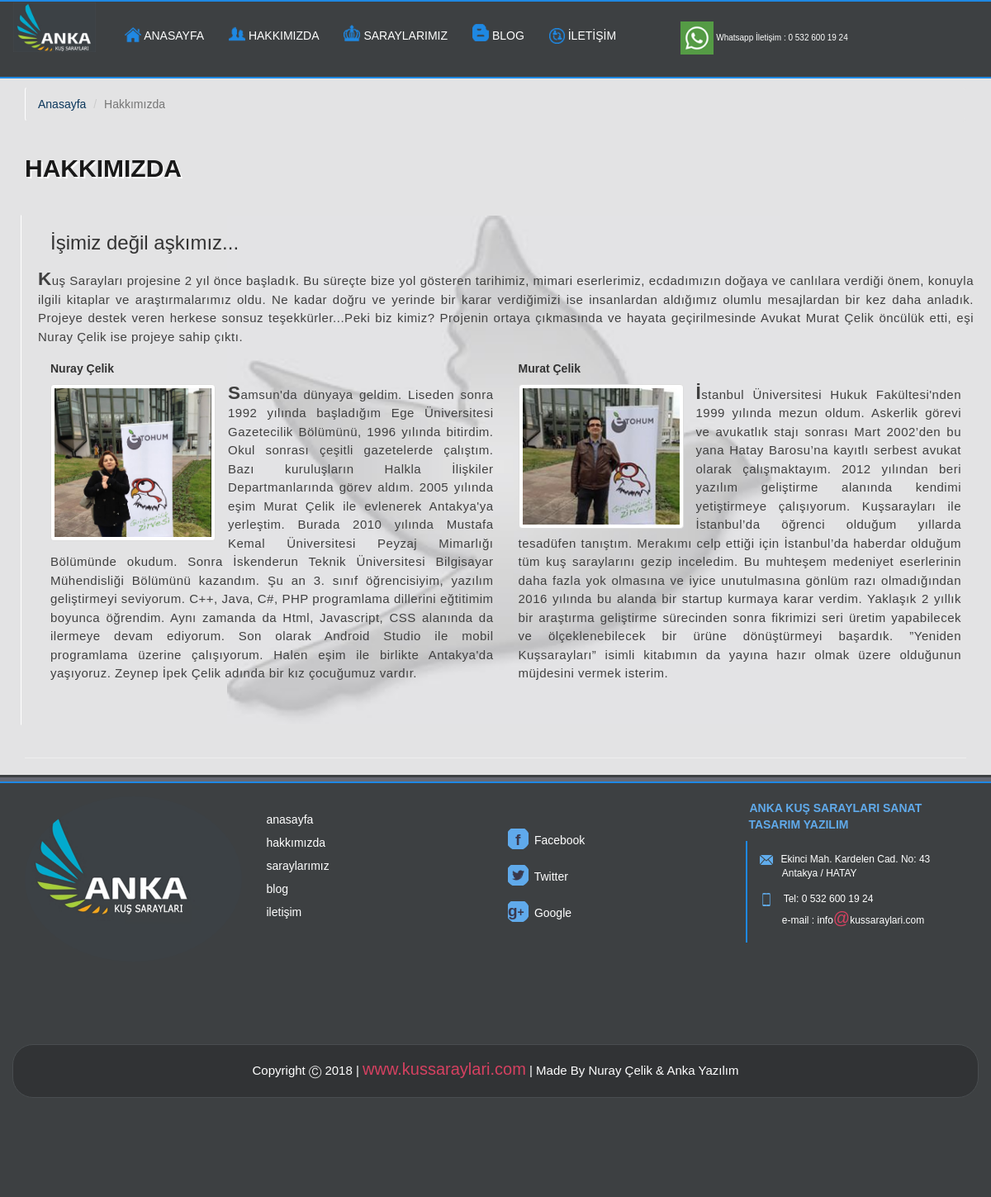
Page /hakkimizda.php on the committed database.
### tables this page shows
CREATE TABLE IF NOT EXISTS `hakkimizda` (
  `hakkimizda_id` int(10) UNSIGNED NOT NULL AUTO_INCREMENT,
  `baslik` varchar(100) NOT NULL,
  `giris` text NOT NULL,
  `ortak1_ad` varchar(100) NOT NULL,
  `ortak1_icerik` text NOT NULL,
  `ortak2_ad` varchar(100) NOT NULL,
  `ortak2_icerik` text NOT NULL,
  PRIMARY KEY (`hakkimizda_id`)
);

CREATE TABLE IF NOT EXISTS `sosyal_medya` (
  `sosyal_id` int(10) UNSIGNED NOT NULL AUTO_INCREMENT,
  `facebook_ad` varchar(100) NOT NULL,
  `google_ad` varchar(100) NOT NULL,
  `twitter` varchar(100) NOT NULL,
  PRIMARY KEY (`sosyal_id`)
);

### hakkimizda.php (the view)
<?php
include 'header.php';
?>
<section class="container max1110px ">
  <ol class="breadcrumb yenibreadcrumb">
    <li><a href="index.php">Anasayfa</a></li>
    <li class="active">Hakkımızda</li>
  </ol>
  <div class="page-header hakkimizda">
    <h2>HAKKIMIZDA</h2>
      <div class="row">
      <?php
      $stmt=$DB_con->prepare("SELECT * from hakkimizda where hakkimizda_id=1 limit 1");
      $stmt->execute();
      while($row=$stmt->fetch())
          {
            if(extract($row))
                  {
                  ?>
        <div class="col-md-12 hakkimdasecimage hakborder">
          <h3 id= "askimiz"><?php echo $row['baslik'];?></h3>
            <p id="giris">
              <?php echo $row['giris'];?>
            </p>
              <div class="col-md-6 hakimage">
                <h5><b><?php echo $row['ortak1_ad'];?></b></h5>
                  <p>
                    <img src="images/nuray.jpg" class="img-thumbnail" alt="Nuray ÇELİK" width="200" height="200">
                  <?php echo $row['ortak1_icerik'];?>
                  </p>
              </div>
            <div class="col-md-6 hakimage">
              <h5><b><?php echo $row['ortak2_ad'];?></b></h5>
                <img src="images/murat.jpg" class="img-thumbnail" alt="Murat ÇELİK" width="200" height="200">
                <p>
                   <?php echo $row['ortak2_icerik'];?>
                </p>
            </div>
        </div>
        <?php
              }
          }
        ?>
      </div>
  </div>
</section>
<?php
include 'footer.php';
?>

### footer.php (shortened to what this page needs)
<div class="altmenucizgi1"></div>
<footer class="footer_bg">
  <div class="altmenucizgi"></div>
 <div class="container max1200px">
  <div class="row">
    <div class="col-md-3 col-sm-3 col-xs-6">
        <img src="images/ankaLogo1.jpeg" class="img-circle footerimg"/>
       </div>
       <div class="col-md-3 col-sm-3 col-xs-6 altblokstil">
          <ul>
            <li><a href="index.php">anasayfa</a></li>
            <li><a href="hakkimizda.php">hakkımızda</a></li>
            <li><a href="saraylarimiz.php">saraylarımız</a></li>
            <li><a href="blog.php">blog</a></li>
            <li><a href="iletisim.php">iletişim</air></li>
          </ul>
       </div>
       <?php
  $stmt=$DB_con->prepare('SELECT * from sosyal_medya where sosyal_id');
  $stmt->execute();
      while($row=$stmt->fetch())
          {
            if(extract($row))
                  {
  ?>
    <div class="col-md-3 col-sm-3 col-xs-6 altblokstil2">
       <div class="altfaceblok">
        <div>
        <span>
          <a href="<?php echo $row['facebook_ad'];?>">
          <svg width="25" height="25">
            <rect x="0" y="0" rx="15" ry="15" width="24" height="24"
          style="fill:#60aaeb;stroke:#60aaeb;stroke-width:5;opacity:1" />
            <text fill="#3a384c" font-size="19" font-weight="bold"; font-family="Sans-serif"
          x="9" y="20">f</text>
          </svg>
            Facebook</a>
        </span>
      </div>
        <br>
        <div>
         <span>
          <a href="<?php echo $row['twitter'];?>">
          <svg width="25" height="25">
            <rect x="0" y="0" rx="15" ry="15" width="24" height="24"
          style="fill:#60aaeb;stroke:#60aaeb;stroke-width:5;opacity:1" />
            <image href="images/twitter1.png" height="25" width="25" x="0" y="0" style="color: #3a384c;">
          </svg>
            Twitter</a>
        </span>
      </div>
        <br>
        <div>
         <span>
          <a href="<?php echo $row['google_ad'];?>">
          <svg width="25" height="25">
            <rect x="0" y="0" rx="15" ry="15" width="24" height="24"
          style="fill:#60aaeb;stroke:#60aaeb;stroke-width:5;opacity:1" />
            <text fill="#3a384c" font-size="19" font-weight="bold"; font-family="Sans-serif"
          x="0" y="18">g<a style="font-size: 14px; font-weight: 600;">+</a></text>
          </svg>
           Google</a>
        </span>
       </div>
      </div>
   </div>
   <?php
      }
    }
   ?>
        <div class="col-md-3  col-sm-3 col-xs-6 altblokstil3">
       <b>ANKA KUŞ SARAYLARI SANAT &nbsp;TASARIM YAZILIM</b>
      <div class="adrescizgi">
       <div>
        <span class="footer_adres"><img src="images/footer1.png"></span>Ekinci Mah. Kardelen Cad. No: 43 <br> &emsp;&emsp;&nbsp;Antakya / HATAY
       </div>
       <div>
          <span class="footer_tel"><img src="images/footer2.png"></span>
        Tel: 0 532 600 19 24
          <div>
          &emsp;&emsp;&nbsp;e-mail : info<span style="color:#d64161;font-size:20px; margin-right: 0px; padding-top: 0px;">@</span>kussaraylari.com
       </div>
       </div>
    </div>
  </div>
  <div class="col-md-12 col-sm-3  col-xs-6 yazar">
  Copyright <span>Ⓒ</span> 2018 | <a href="index.php" style="color: #494d50;"><span> www.kussaraylari.com</span></a> | Made By Nuray Çelik & Anka Yazılım
</div>
  </div>
</div>
</footer>
  </body>
</html>

### css/style.css (style rules this page uses)
body { background-color: #e3e3e4; }
* { font-family: Verdana, Geneva, sans-serif !important; }
.footer_bg { background-color: #3d4042; border-color: #3d4042; border-top: 5px solid #666872 ; width: 100%; min-height: 50px; padding-bottom: 20px; }
.altblokstil { padding-top: 20px; }
.altblokstil ul { padding: 0px; margin: 0px; padding-top: 10px; }
.altblokstil li { list-style: none; padding: 4px 0px 4px 0px; }
.altblokstil a { color:#fff; text-decoration: none; }
.footerimg { height: 200px; width: 100%; margin-top: 16px; margin-left:0px; }
.altblokstil2 { color: #fff; padding-top: 35px; }
.altfaceblok { color: #fff; padding-top: 20px; }
svg { margin-bottom: -6px; margin-right: 3px; }
.altfaceblok a { color: #fff; text-decoration: none; }
.altblokstil3 { color: #fff; padding-top: 20px; padding-left: 10px; }
.altblokstil3 span { padding-top: 15px; margin-right: 10px; }
.altblokstil3 b { margin-left: 5px; color:#60aaeb; }
.adrescizgi { border-left:2px solid #1e88e3; padding-left: 15px; padding-bottom: 15px; margin-top: 10px; color: #fff; font-size: 12px; }
.adrescizgi span { display: inline-block; }
.yazar { text-align: center; color:#fff; margin-bottom: 37px; margin-top: 50px; font-size: 15px; background-color: #313335; min-height: 60px; width:100%; margin-top: 100px; margin-bottom: 100px; margin-left: auto; margin-right: auto; border:1px solid #494d50; text-align: center; padding-top: 15px; padding-bottom: 20px; border-radius: 25px; -webkit-border-radius:25px; -moz-border-radius:25px; -o-border-radius:25px; -ms-border-radius:25px; }
.yazar a span { color:#d64161; font-size: 20px; font-family: harlow golid italic; }
.altmenucizgi1 { background-color: #3d4042; height: 3px; width: 100%; }
.altmenucizgi { background-color: #1e88e5; height: 2px; width: 100%; }
.yenibreadcrumb { margin-bottom: 20px; margin-top: 10px; padding: 10px 15px; list-style: none; background-color: #e3e3e4; border-radius: none !important; border-style: solid; border-top-color: #e3e3e4; border-bottom-color: #e3e3e4; border-right-color: #e3e3e4; border-left-color: #fff; border-width: 1px; color:#082844;; }
.yenibreadcrumb a { color:#0b365b; }
.hakkimizda h2 { color:#191919; padding-left: 0px; text-shadow: 2px 2px #fff; font-weight: bold; }
.hakkimdasecimage { background-image: url(../images/yeni.jpg); background-repeat: no-repeat; background-position: center; background-size: contain; margin-top: 30px; margin-right: -10px; margin-bottom: 30px !important; margin-left: 10px; padding-bottom: 40px; background-color: #e3e3e4; }
.hakborder { border-style: solid; border-left-color: #fff !important; border-color: #e3e3e4; border-width: 1px; padding-left: 20px; }
.hakborder p { letter-spacing: 2.5em; line-height: 1.5em }
.hakborder h3 { padding-left: 15px; margin-bottom: 20px; }
.hakkimizda p { color:#404040; text-align: justify; line-height: 1.5em; font-weight: 500; font-size: 15px; letter-spacing: 0.5px; }
.hakkimizda p::first-letter { font-size: 150%; font-weight: bolder; }
.hakimage img { float:left; margin-right: 15px; }

### rows in the picture
hakkimizda: baslik "İşimiz değil aşkımız...", giris "Kuş Sarayları projesine 2 yıl önce başladık. Bu süreçte bize yol gösteren tarihimiz, mimari eserlerimiz, ecdadımızın doğaya ve canlılara verdiği önem, konuyla ilgili kitaplar ve araştırmalarımız oldu. Ne kadar doğru ve yerinde bir karar verdiğimizi ise insanlardan aldığımız olumlu mesajlardan bir kez daha anladık. Projeye destek veren herkese sonsuz teşekkürler...Peki biz kimiz? Projenin ortaya çıkmasında ve hayata geçirilmesinde Avukat Murat Çelik öncülük etti, eşi Nuray Çelik ise projeye sahip çıktı.", ortak1_ad "Nuray Çelik", ortak1_icerik "Samsun'da dünyaya geldim. Liseden sonra 1992 yılında başladığım Ege Üniversitesi Gazetecilik Bölümünü, 1996 yılında bitirdim. Okul sonrası çeşitli gazetelerde çalıştım. Bazı kuruluşların Halkla İlişkiler Departmanlarında görev aldım. 2005 yılında eşim Murat Çelik ile evlenerek Antakya'ya yerleştim. Burada 2010 yılında Mustafa Kemal Üniversitesi Peyzaj Mimarlığı Bölümünde okudum. Sonra İskenderun Teknik Üniversitesi Bilgisayar Mühendisliği Bölümünü kazandım. Şu an 3. sınıf öğrencisiyim, yazılım geliştirmeyi seviyorum. C++, Java, C#, PHP programlama dillerini eğtitimim boyunca öğrendim. Aynı zamanda da Html, Javascript, CSS alanında da ilermeye devam ediyorum. Son olarak Android Studio ile…", ortak2_ad "Murat Çelik", ortak2_icerik "İstanbul Üniversitesi Hukuk Fakültesi'nden 1999 yılında mezun oldum. Askerlik görevi ve avukatlık stajı sonrası Mart 2002’den bu yana Hatay Barosu’na kayıtlı serbest avukat olarak çalışmaktayım. 2012 yılından beri yazılım geliştirme alanında kendimi yetiştirmeye çalışıyorum. Kuşsarayları ile İstanbul’da öğrenci olduğum yıllarda tesadüfen tanıştım. Merakımı celp ettiği için İstanbul’da haberdar olduğum tüm kuş saraylarını gezip inceledim. Bu muhteşem medeniyet eserlerinin daha fazla yok olmasına ve iyice unutulmasına gönlüm razı olmadığından 2016 yılında bu alanda bir startup kurmaya karar verdim. Yaklaşık 2 yıllık bir araştırma geliştirme sürecinden sonra fikrimizi seri üretim yapabilecek…"
